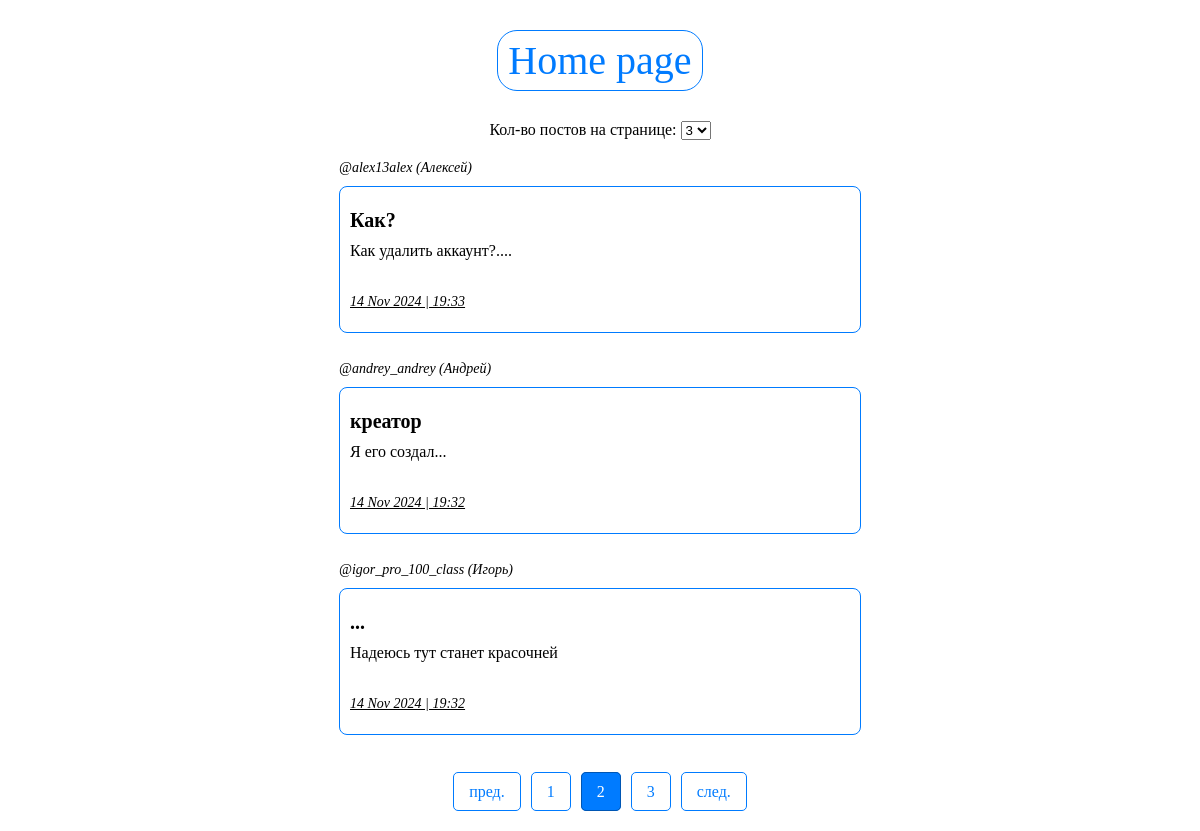
The page /posts/?page=2&choice=3 on the database its author committed.
### app/models.py (models this page shows, shortened)
class Post(models.Model):
    title = models.CharField(max_length=50)
    description = models.TextField()
    date_published = models.DateTimeField(auto_now_add=True)
    user = models.ForeignKey('User', related_name='posts', on_delete=models.CASCADE)
    class Meta:
        verbose_name_plural = 'Post'

class User(models.Model):
    name = models.CharField(max_length=30)
    nickname = models.CharField(max_length=30, unique=True)
    class Meta:
        verbose_name_plural = 'User'

### app/views.py (the view)
# urls.py: path('posts/', all_posts, name='all_posts')
def all_posts(request):
    posts = Post.objects.all().order_by('-date_published')
    selected_choice = request.GET.get('choice', '3')
    paginator = Paginator(posts, selected_choice)
    page_number = request.GET.get('page')
    page_posts = paginator.get_page(page_number)
    pages = paginator.num_pages
    all_pages = [i for i in range(1, pages + 1)]
    context = {
        'posts': posts,
        'selected_choice': selected_choice,
        'paginator': paginator,
        'page_number': page_number,
        'page_posts': page_posts,
        'all_pages': all_pages
    }
    return render(request, 'list_posts.html', context)

### templates/list_posts.html (shortened to what this page needs)
<!DOCTYPE html>
{% load static %}
<html lang="en">
<head>
    <link rel="stylesheet" type="text/css" href="{% static 'style_posts.css' %}">
</head>
<body>
    <div class="home-page">
        <a href="/">Home page</a>
    </div>
    <div class="form">
        <form method="get" action="{% url 'all_posts' %}">
            <label for="choice">Кол-во постов на странице:</label>
            <select name="choice" id="choice" onchange="this.form.submit()">
                <option value="3" {% if selected_choice == '3' %}selected{% endif %}>3</option>
            </select>
        </form>
    </div>
    <div class="show-posts">
        {% for post in page_posts %}
        <span class="post-obj">
            <span class="post-author">{{ post.user.nickname }} ({{ post.user.name }})</span>
            <span class="posts">
                <p><span class="post-title">{{ post.title }}</span>
                <span class="post-description">{{ post.description }}</span>
                <p><span class="post-date">{{ post.date_published|date:"d M Y | H:i" }}</span></p>
            </span>
        </span><br>
        {% endfor %}
    </div>
    <div class="show-paginator">
        <ul class="paginator">
            {% if page_posts.has_previous %}
            <li><a href="?page={{ page_posts.previous_page_number }}&choice={{selected_choice}}">пред.</a></li>
            {% endif %}
            {% for page in all_pages %}
            <li>
                {% if page == page_posts.number %}
                <span class="active"><a href="?page={{ page }}&choice={{selected_choice}}">{{ page }}</a></span>
                {% else %}
                <a href="?page={{ page }}&choice={{selected_choice}}">{{ page }}</a>
                {% endif %}
            </li>
            {% endfor %}
            {% if page_posts.has_next %}
            <li><a href="?page={{ page_posts.next_page_number }}&choice={{selected_choice}}">след.</a></li>
            {% endif %}
        </ul>
    </div>
</body>
</html>

### static/style_posts.css (style rules this page uses)
body { font-family: Verdana; margin: 10px; }
.home-page { display: flex; flex-direction: column; align-items: center; justify-content: center; margin: 30px; }
.home-page a { display: block; font-size: 40px; text-decoration: none; padding: 6px 10px; border: 1px solid #007BFF; color: #007BFF; border-radius: 20px; transition: background 0.3s; margin: 0 5px; }
.form { display: flex; flex-direction: column; align-items: center; justify-content: center; margin: 20px; }
.show-posts { display: flex; flex-direction: column; align-items: center; justify-content: center; margin: 0px 20px; }
.show-posts .post-obj { display: flex; flex-direction: column; }
.show-posts .post-obj .post-author { font-size: 14px; font-style: oblique; }
.show-posts .posts { display: flex; flex-direction: column; width: 500px; border: 1px solid #007BFF; padding: 6px 10px; margin: 10px 0px; border-radius: 8px; }
.show-posts .posts .post-title { display: block; font-weight: bold; font-size: 20px; margin: 0px 0px 10px; }
.show-posts .post-obj .posts .post-date { font-size: 14px; font-style: oblique; text-decoration: underline ; }
.show-paginator { display: flex; flex-direction: column; align-items: center; justify-content: center; margin: 0px; }
.paginator { display: flex; list-style-type: none; padding: 10px; margin: 10px 10px; }
.paginator a { text-decoration: none; padding: 10px 15px; border: 1px solid #007BFF; color: #007BFF; border-radius: 5px; transition: background 0.3s; margin: 0 5px; }
.paginator .active a { background: #007BFF; color: white; border: 1px solid #0056b3; }

### rows shown on the page
Post: user.nickname "@alex13alex", user.name "Алексей", title "Как?", description "Как удалить аккаунт?....", date_published|H "14 Nov 2024 | 19:33"
Post: user.nickname "@andrey_andrey", user.name "Андрей", title "креатор", description "Я его создал...", date_published|H "14 Nov 2024 | 19:32"
Post: user.nickname "@igor_pro_100_class", user.name "Игорь", title "...", description "Надеюсь тут станет красочней", date_published|H "14 Nov 2024 | 19:32"

### other values the page prints
{{ page }} "1" "3"
{{ page }} "2"
